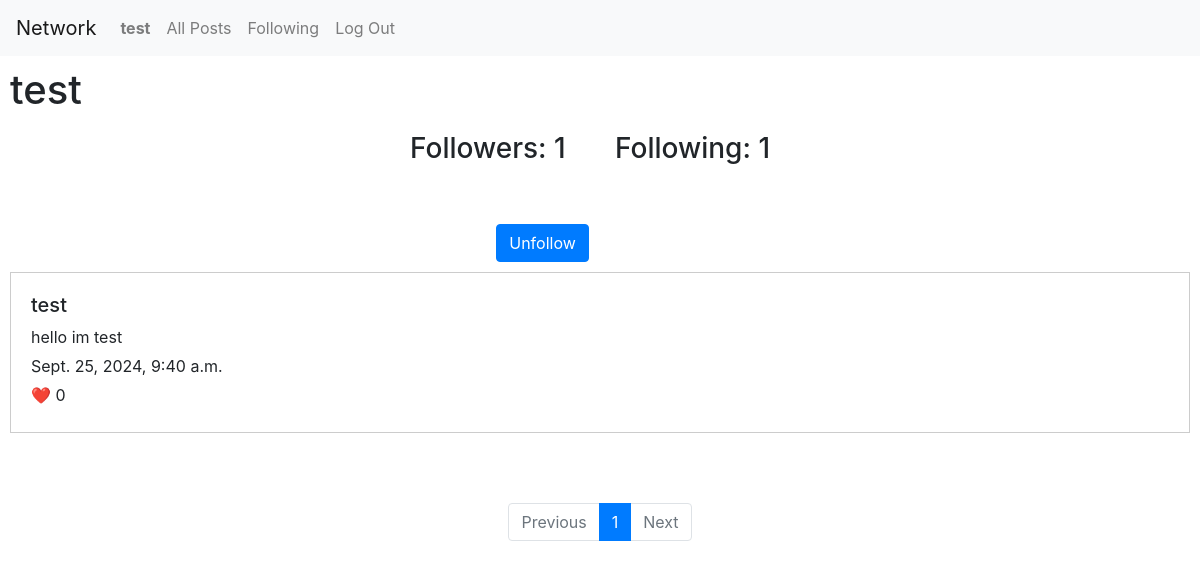
Screenshot of /profile/1/ (signed in) with the database file from the repository.
### network/models.py (models this page shows, shortened)
class User(AbstractUser):
    pass

class Posts(models.Model):
    text = models.CharField(max_length=300)
    user = models.ForeignKey(User, on_delete=models.CASCADE, related_name="tweet")
    date = models.DateTimeField(auto_now_add=True)
    likes = models.PositiveBigIntegerField(default=0)

### network/views.py (the view)
# urls.py: path("profile/<int:profile_id>/", views.profile, name="profile"),
def profile(request, profile_id):
    user = User.objects.get(pk=profile_id)
    tweets = Posts.objects.filter(user=user).order_by("date").reverse()
    followers = user.followed.count()
    following = user.follower.count()
    if profile_id != request.user.id:
        button = "yes"
    else:
        button = "no"
    if Follow.objects.filter(user=request.user, user_followed=user):
        follow = "yes"
    else:
        follow = "no"
    p = Paginator(tweets, 10)
    page_number = request.GET.get('page')
    page_obj = p.get_page(page_number)
    return render(request, "network/profile.html", {
        "followers": followers,
        "following": following,
        "user": user,
        "button": button,
        "follow": follow,
        "pages": page_obj
    })

### network/templates/network/profile.html (shortened to what this page needs)
{% extends "network/layout.html" %}
{% block body %}
    <h1> {{user}} </h1>
    {% if user.is_authenticated %}
        <div class="profile-follow">
            <div class="row d-flex justify-content-center">
                <h3 class="col-2">Followers: {{followers}} </h3>
                <h3 class="col-2">Following: {{following}} </h3>
            </div>
            {% if button == "yes" %}
                <div class="row d-flex justify-content-center" style="margin-right: 100px; margin-top: 50px; ">
                    {% if follow == "no" %}
                        <form action="{% url 'follow' profile_id=user.id %}" method="post">
                            {%csrf_token%}
                            <input value="Follow" class="btn btn-primary" type="submit">
                        </form>
                    {% elif follow == "yes" %}
                        <form action="{% url 'unfollow' profile_id=user.id %}" method="post">
                            <input value="Unfollow" class="btn btn-primary" type="submit">
                        </form>
                    {% endif %}
                </div>
            {% endif %}
        </div>
        {% for tweet in pages %}
            <div class="posts" style="padding: 20px; margin: 10px; border: 1px solid #ccc;">
                <h5> {{tweet.user}} </h2>
                <p style="margin: 5px 0;"> {{tweet.text}} </p>
                <p style="margin: 5px 0;"> {{tweet.date}} </p>
                <p style="margin: 5px 0;">❤️ {{tweet.likes}} </p>
            </div>
        {% endfor %}
            <ul class="pagination d-flex justify-content-center">
                {% if pages.has_previous %}
                    <li class="page-item">
                        <a class="page-link" href="?page={{ pages.previous_page_number }}" tabindex="-1" aria-disabled="true">Previous</a>
                    </li>
                {% else %}
                    <li class="page-item disabled">
                        <a class="page-link" href="#" tabindex="-1" aria-disabled="true">Previous</a>
                    </li>
                {% endif %}
                <li class="page-item active" aria-current="page">
                    <a class="page-link" href="#"> {{pages.number}}  </a>
                </li>
                {% if pages.has_next %}
                    <li class="page-item">
                        <a class="page-link" href="?page={{ pages.next_page_number }}" tabindex="-1" aria-disabled="true">Next</a>
                    </li>
                {% else %}
                    <li class="page-item disabled">
                        <a class="page-link" href="#" tabindex="-1" aria-disabled="true">Next</a>
                    </li>
                {% endif %}
            </ul>
    {% endif %}
{% endblock %}

### network/templates/network/layout.html (shortened to what this page needs)
{% load static %}
<!DOCTYPE html>
<html lang="en">
    <head>
        <link rel="stylesheet" href="https://stackpath.bootstrapcdn.com/bootstrap/4.4.1/css/bootstrap.min.css">
        <link href="{% static 'network/styles.css' %}" rel="stylesheet">
        <link rel="stylesheet" href="https://cdnjs.cloudflare.com/ajax/libs/font-awesome/4.7.0/css/font-awesome.min.css">
    </head>
    <body>
        <nav class="navbar navbar-expand-lg navbar-light bg-light">
            <a class="navbar-brand" href="#">Network</a>
            <div>
              <ul class="navbar-nav mr-auto">
                {% if user.is_authenticated %}
                    <li class="nav-item">
                        <a class="nav-link" href="{% url 'profile' profile_id=user.id %}"><strong>{{ user.username }}</strong></a>
                    </li>
                {% endif %}
                <li class="nav-item">
                  <a class="nav-link" href="{% url 'index' %}">All Posts</a>
                </li>
                {% if user.is_authenticated %}
                    <li class="nav-item">
                        <a class="nav-link" href="{% url 'following' %}">Following</a>
                    </li>
                    <li class="nav-item">
                        <a class="nav-link" href="{% url 'logout' %}">Log Out</a>
                    </li>
                {% endif %}
              </ul>
            </div>
          </nav>
        <div class="body">
            {% block body %}
            {% endblock %}
        </div>
    </body>
</html>

### network/static/network/styles.css (style rules this page uses)
h1 { padding: 10px; }

### rows the page displays
User: username "test"
Posts: user "test", text "hello im test", date "Sept. 25, 2024, 9:40 a.m.", likes "0"

### other values shown
{{ followers }} "1"
{{ following }} "1"
{{ pages.number }} "1"
